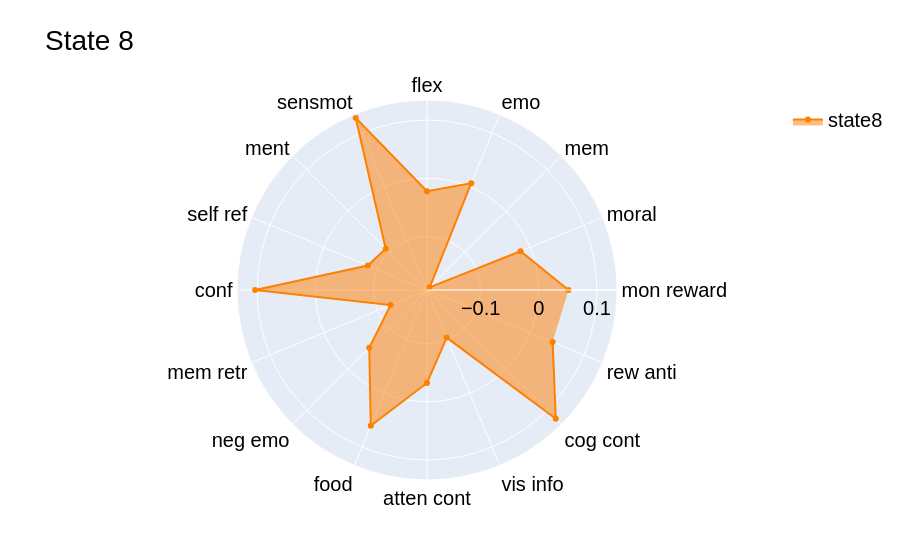

Source (notebook cell):
### Code cell
fig = go.Figure()
    
fig.add_trace(go.Scatterpolar(
        r=data['State8'],  
        theta=labels,  
        fill='toself',  
        name='state8',  
        line=dict(color=colors[7])  
    ))

fig.update_layout(
    polar=dict(
        radialaxis=dict(
            visible=True,
            tickvals=[-0.1,0,0.1],
            tickangle=0
        )),
    showlegend=True,
    title=f"State 8",
        font=dict(
        family="Helvetica", 
        size=20,
        color="black",
    )
        )
fig.show()

### Figure 1 — Plotly figure (JSON) as saved in the notebook; plotly's stock layout.template omitted (floating-point values rounded to 4 significant figures)
{"data": [{"fill": "toself", "line": {"color": "rgb(255,127,0)"}, "name": "state8", "r": [0.05114, -0.01806, -0.1858, 0.00665, -0.02225, 0.1281, -0.0918, -0.08218, 0.1034, -0.1244, -0.05177, 0.06043, -0.03231, -0.1036, 0.121, 0.04168], "theta": ["mon reward", "moral", "mem", "emo", "flex", "sensmot", "ment", "self ref", "conf", "mem retr", "neg emo", "food", "atten cont", "vis info", "cog cont", "rew anti"], "type": "scatterpolar"}], "layout": {"font": {"color": "black", "family": "Helvetica", "size": 20}, "polar": {"radialaxis": {"tickangle": 0, "tickvals": [-0.1, 0, 0.1], "visible": true}}, "showlegend": true, "title": {"text": "State 8"}}}
